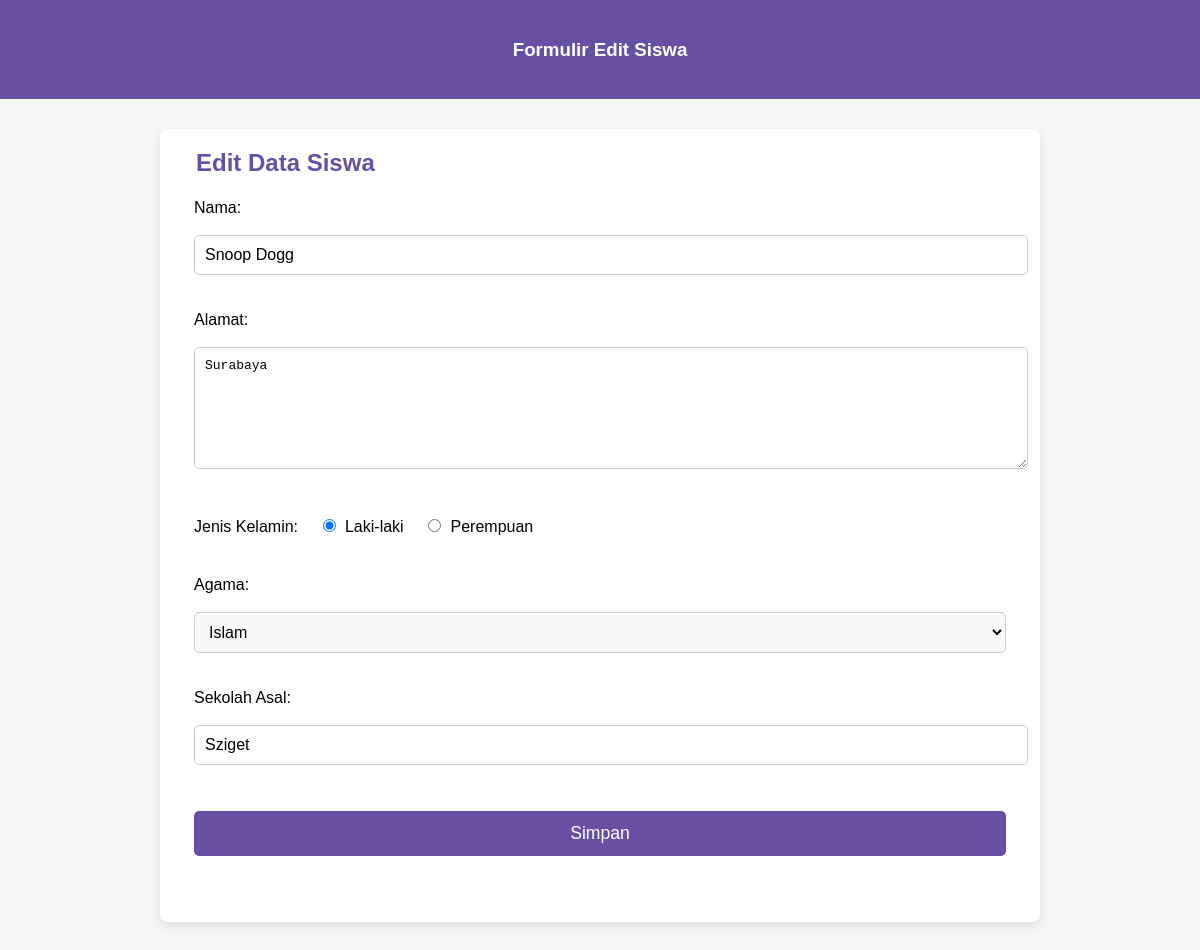
Screenshot of /form-edit.php?id=5 with the database file from the repository.
### tables this page shows
CREATE TABLE `calon_siswa` (
  `id` int(11) NOT NULL,
  `nama` varchar(64) NOT NULL,
  `alamat` text NOT NULL,
  `jenis_kelamin` varchar(16) NOT NULL,
  `agama` varchar(16) NOT NULL,
  `sekolah_asal` varchar(64) NOT NULL
);

### form-edit.php (the view, shortened to what this page needs)
<?php
include("config.php");
$id = $_GET['id'];
$sql = "SELECT * FROM calon_siswa WHERE id=$id";
$query = mysqli_query($db, $sql);
$siswa = mysqli_fetch_assoc($query);
?>
<!DOCTYPE html>
<html lang="id">
<head>
</head>
<body>
	<header>
		<h3>Formulir Edit Siswa</h3>
	</header>
	<form action="proses-edit.php" method="POST">
		<fieldset>
			<legend>Edit Data Siswa</legend>
			<p>
				<label for="nama">Nama: </label>
				<input type="text" name="nama" placeholder="Nama lengkap" value="<?php echo $siswa['nama'] ?>" />
			</p>
			<p>
				<label for="alamat">Alamat: </label>
				<textarea name="alamat"><?php echo $siswa['alamat'] ?></textarea>
			</p>
			<p class="radio-group">
				<label for="jenis_kelamin">Jenis Kelamin: </label>
				<label><input type="radio" name="jenis_kelamin" value="laki-laki" <?php echo ($siswa['jenis_kelamin'] == 'laki-laki') ? "checked" : "" ?>> Laki-laki</label>
				<label><input type="radio" name="jenis_kelamin" value="perempuan" <?php echo ($siswa['jenis_kelamin'] == 'perempuan') ? "checked" : "" ?>> Perempuan</label>
			</p>
			<p>
				<label for="agama">Agama: </label>
				<select name="agama">
					<option <?php echo ($siswa['agama'] == 'Islam') ? "selected" : "" ?>>Islam</option>
				</select>
			</p>
			<p>
				<label for="sekolah_asal">Sekolah Asal: </label>
				<input type="text" name="sekolah_asal" placeholder="Nama sekolah" value="<?php echo $siswa['sekolah_asal'] ?>" />
			</p>
			<p>
				<input type="submit" value="Simpan" name="simpan" />
			</p>
		</fieldset>
	</form>
</body>
</html>

### form-edit.php (style rules this page uses)
body { font-family: 'Arial', sans-serif; background-color: #f4f7f6; margin: 0; padding: 0; }
header { background-color: #6750a4; color: white; padding: 20px; text-align: center; }
form { width: 70%; margin: 30px auto; padding: 20px; background-color: white; border-radius: 8px; box-shadow: 0 4px 8px rgba(0, 0, 0, 0.1); }
fieldset { border: none; }
legend { font-size: 1.5em; font-weight: bold; color: #6750a4; }
label { display: block; margin-bottom: 8px; font-size: 1em; }
input, select, textarea { width: 100%; padding: 10px; margin: 10px 0 20px; border: 1px solid #ccc; border-radius: 5px; font-size: 1em; }
input[type="radio"] { width: auto; margin-right: 5px; }
textarea { resize: vertical; height: 100px; }
input[type="submit"] { background-color: #6750a4; color: white; border: none; padding: 12px 30px; border-radius: 5px; cursor: pointer; font-size: 1.1em; }
.radio-group label { display: inline-block; margin-right: 20px; }
select { background-color: #f9f9f9; }

### rows the page displays
calon_siswa: nama "Snoop Dogg", alamat "Surabaya", jenis_kelamin "☑ Laki-laki", jenis_kelamin "☐ Perempuan", agama "Islam", sekolah_asal "Sziget"
